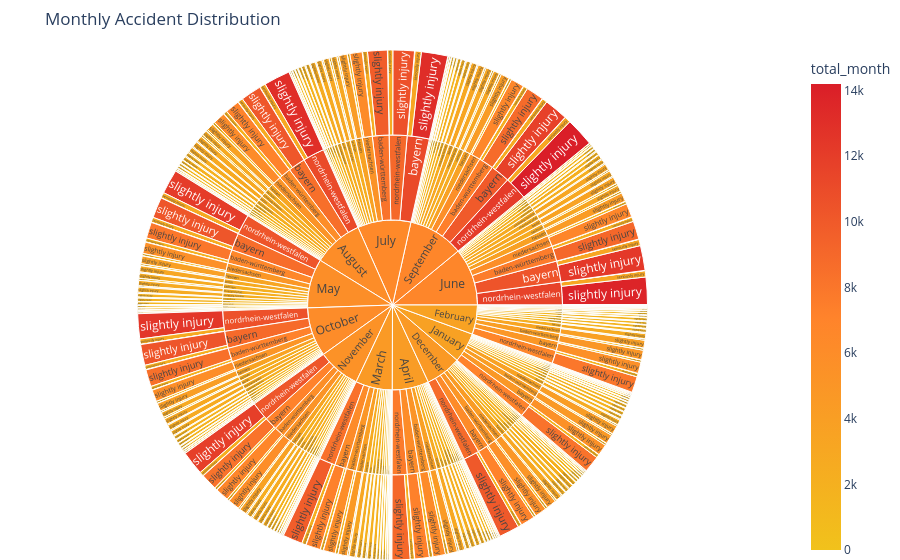

The cell this chart's notebook holds for it:
### Code cell
# which months are most dangerous?
# Welche Monate sind am gefährlichsten?

# 1. Group the data
df_month = df.groupby(['month', 'state', 'category']).size().reset_index(name='total_month')

# 2. Use 'path' for the levels and 'values' for the counts
fig = px.sunburst(
    df_month,
    path=['month', 'state', 'category'],
    values='total_month',
    color='total_month',
    color_continuous_scale=['#f1c21b', '#ff832b', '#da1e28'],
    title="Monthly Accident Distribution"
)

fig.update_layout(margin=dict(t=50, l=0, r=0, b=0))
fig.show()

### Figure 1 — Plotly figure (JSON) as saved in the notebook; plotly's stock layout.template omitted (floating-point values rounded to 4 significant figures; data arrays with more than 128 entries replaced by an {"elided": "..."} marker saying what was removed)
{"data": [{"branchvalues": "total", "customdata": {"elided": "777x1 float values"}, "domain": {"x": [0, 1], "y": [0, 1]}, "hovertemplate": "labels=%{label}<br>total_month_sum=%{value}<br>parent=%{parent}<br>id=%{id}<br>total_month=%{color}<extra></extra>", "ids": {"elided": "777 str values"}, "labels": {"elided": "777 str values"}, "marker": {"coloraxis": "coloraxis", "colors": {"elided": "777 float values"}}, "name": "", "parents": {"elided": "777 str values"}, "type": "sunburst", "values": {"elided": "777 float values"}}], "layout": {"coloraxis": {"colorbar": {"title": {"text": "total_month"}}, "colorscale": [[0, "#f1c21b"], [0.5, "#ff832b"], [1, "#da1e28"]]}, "legend": {"tracegroupgap": 0}, "margin": {"b": 0, "l": 0, "r": 0, "t": 50}, "title": {"text": "Monthly Accident Distribution"}}}
